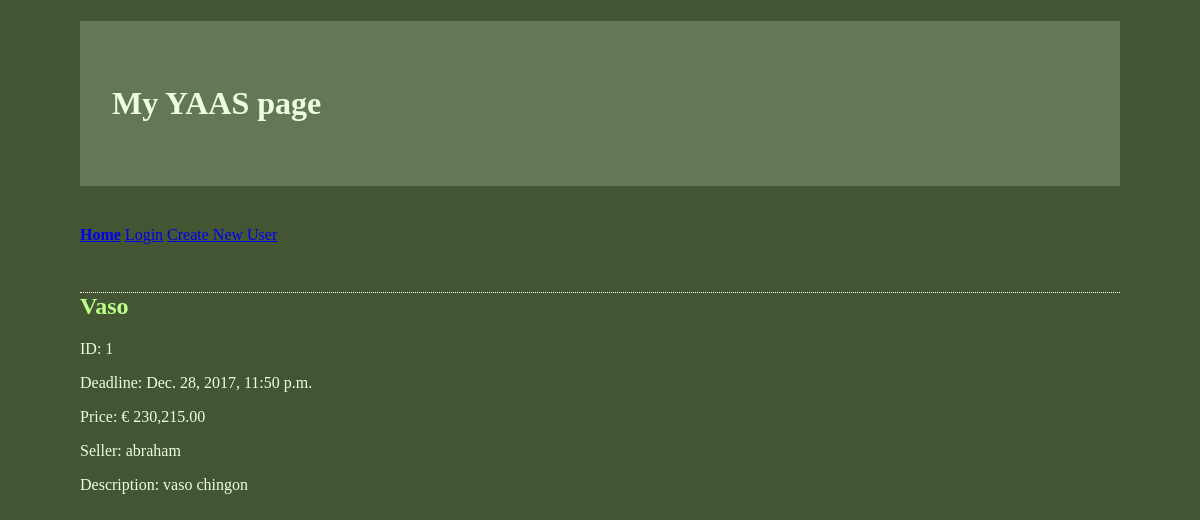
Before: /auction/1/ with the older database file.
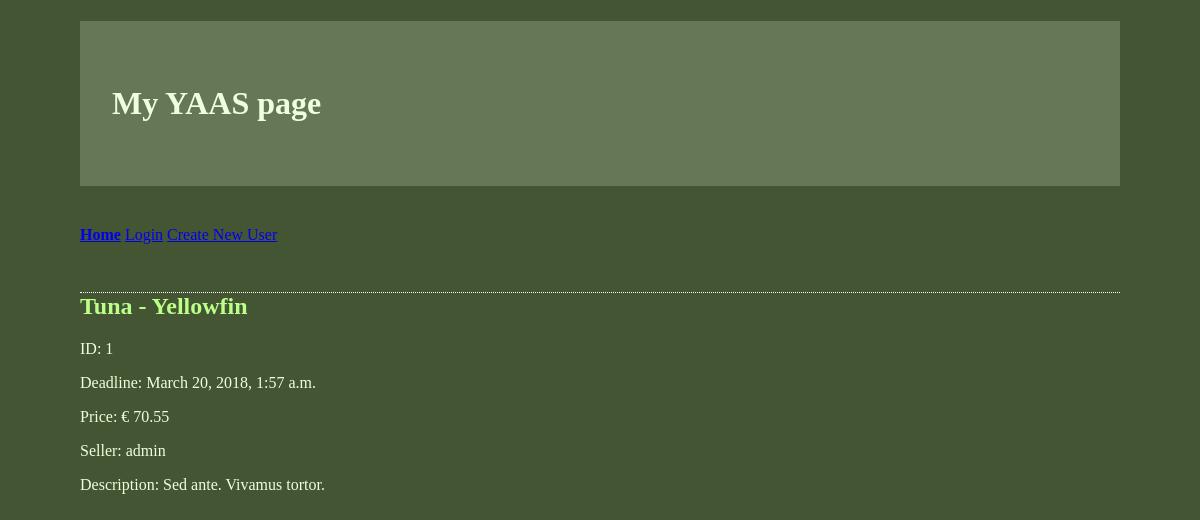
After: the same page with the newer database file.
### yassapp/models.py (models this page shows, shortened)
class Auction(models.Model):
    title = models.CharField(max_length=150)
    description = models.TextField()
    price = models.DecimalField(max_digits=19, decimal_places=2)
    deadline = models.DateTimeField()
    timestamp = models.DateTimeField(auto_now_add=True)
    owner = models.ForeignKey(User, related_name="seller", on_delete=models.CASCADE)
    bidder = models.CharField(max_length=150, blank=True)
    banstatus = models.BooleanField(default=False)
    activestatus = models.BooleanField(default=True)
    session = models.CharField(max_length=64, default='')

### yassapp/views.py (the view)
# urls.py: url(r'^auction/(\d+)/$', getauction),
def getauction(request, offset):
    auction = get_object_or_404(Auction, id=offset)
    return render(request, 'auction.html', {
        'auction': auction,
    })

### yassapp/translation.py (called while the page is built)
    def __call__(self, request):
        language = request.GET.get('language', 'default')
        if language != 'default':
            request.session[translation.LANGUAGE_SESSION_KEY] = language
        try:
            language = request.session[translation.LANGUAGE_SESSION_KEY]
            if language != 'en':
                translation.activate(language)
        except KeyError:
            pass
        return self.get_response(request)

### templates/auction.html (shortened to what this page needs)
{% extends "base.html" %}
{% block content %}
{% load i18n %}
{% load humanize %}
{% if auction.activestatus == True %}
    <h2>{{ auction.title }}</h2>
    <p>ID: {{ auction.id }}</p>
    <p>Deadline: {{ auction.deadline }}</p>
    <p>Price: {{ "€" }} {{  auction.price|intcomma }}</p>
    <p>Seller: {{ auction.owner.username }}</p>
    <p>Description: {{ auction.description }}</p>
{% endif %}
{% endblock %}

### templates/base.html (shortened to what this page needs)
{% load i18n %}
<!DOCTYPE html>
<html lang="en">
<head>
</head>
<body>
<h1>{% trans 'My YAAS page' %}</h1>
<br>
    <b><a href="/home/">{% trans 'Home' %}</a> </b>
    {% if user.is_authenticated %}
        <a href="/add/">{% trans 'Create New Auction' %}</a>
        <a href="/editprofile/">{% trans 'Edit Profile' %}</a>
        <a href="/logout/">{% trans 'Logout' %}</a>
    {% else %}
        <a href="/login/">{% trans 'Login' %}</a>
        <a href="/createuser/">{% trans 'Create New User' %}</a>
    {% endif %}
<br>
{% block content %}
{% endblock %}
</body>
</html>

### templates/base.html (style rules this page uses)
body { color: #efd; background: #453; padding: 0 5em; margin:0 }
h1 { padding: 2em 1em; background: #675 }
h2 { color: #bf8; border-top: 1px dotted #fff; margin-top: 2em }
p { margin: 1em 0 }

Changed rows visible on the page:
changed Auction id 1: title "Vaso" → "Tuna - Yellowfin"; deadline "Dec. 28, 2017, 11:50 p.m." → "March 20, 2018, 1:57 a.m."; price "230,215.00" → "70.55"; owner.username "abraham" → "admin"; description "vaso chingon" → "Sed ante. Vivamus tortor."
